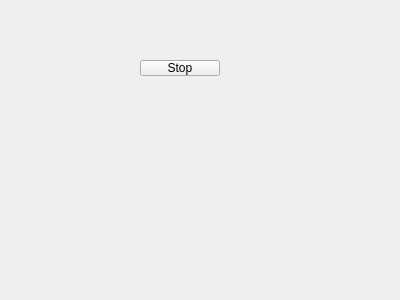
<?xml version="1.0" encoding="UTF-8"?>
<ui version="4.0">
 <class>Widget</class>
 <widget class="QWidget" name="Widget">
  <property name="geometry">
   <rect>
    <x>0</x>
    <y>0</y>
    <width>400</width>
    <height>300</height>
   </rect>
  </property>
  <property name="windowTitle">
   <string>Widget</string>
  </property>
  <widget class="QPushButton" name="pushButton">
   <property name="geometry">
    <rect>
     <x>140</x>
     <y>60</y>
     <width>80</width>
     <height>16</height>
    </rect>
   </property>
   <property name="text">
    <string>Stop</string>
   </property>
  </widget>
 </widget>
 <layoutdefault spacing="6" margin="11"/>
 <resources/>
 <connections/>
</ui>
